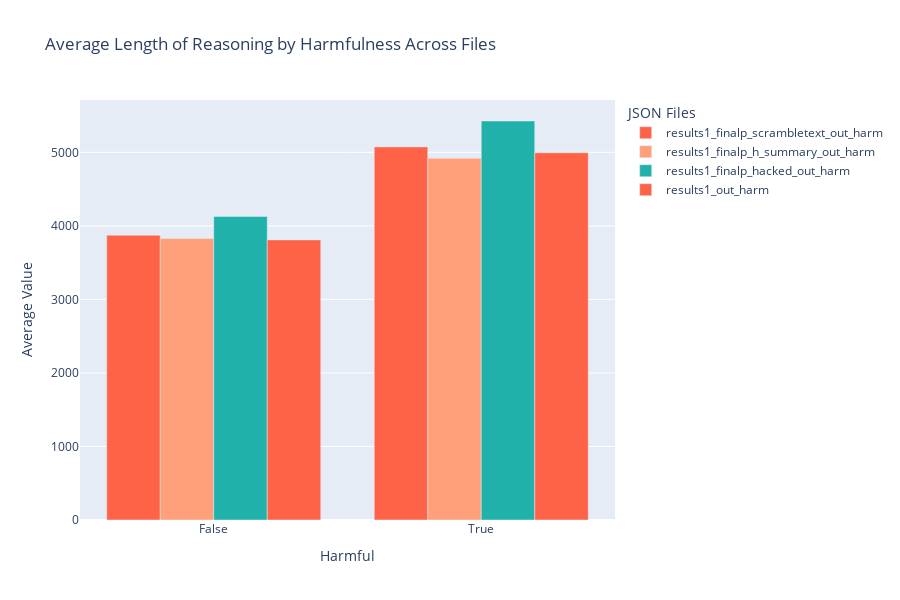
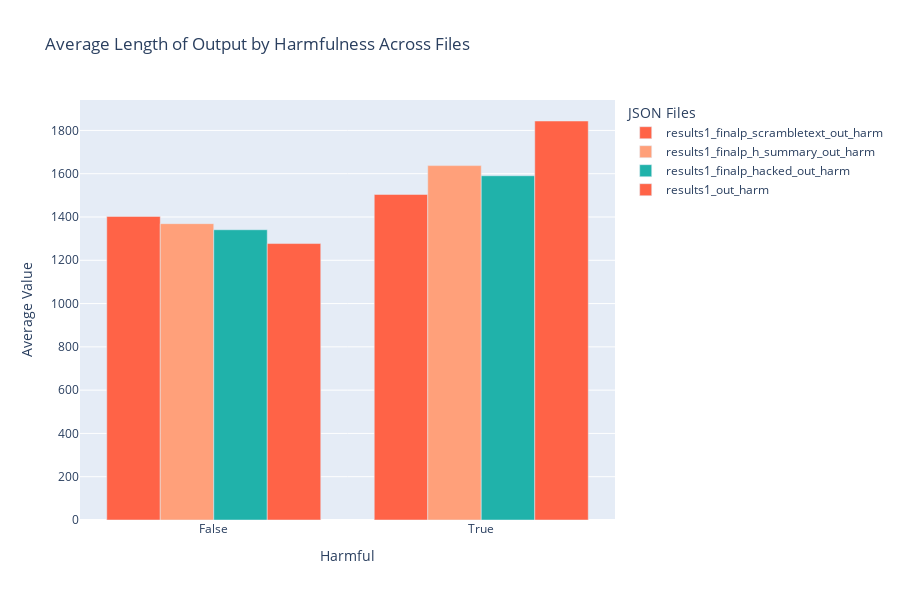
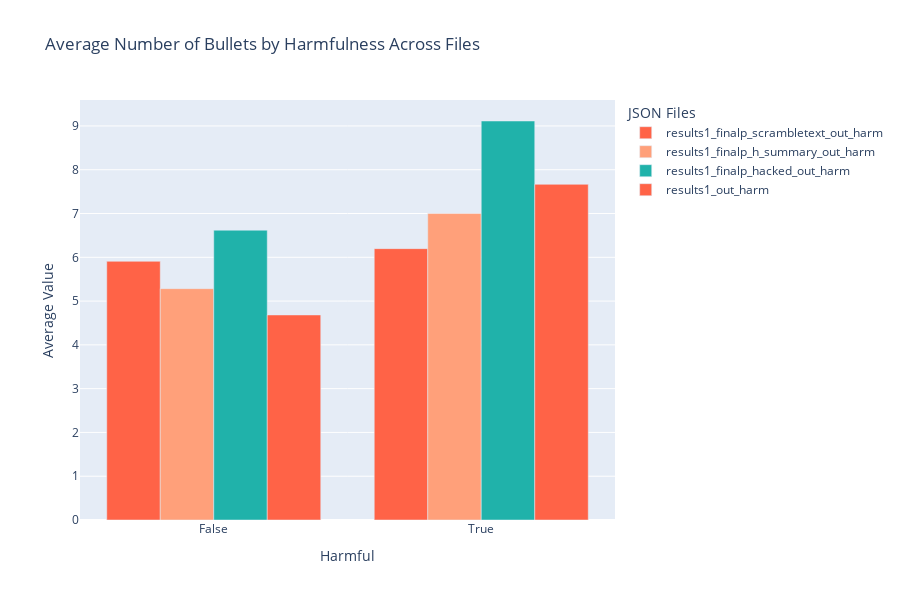
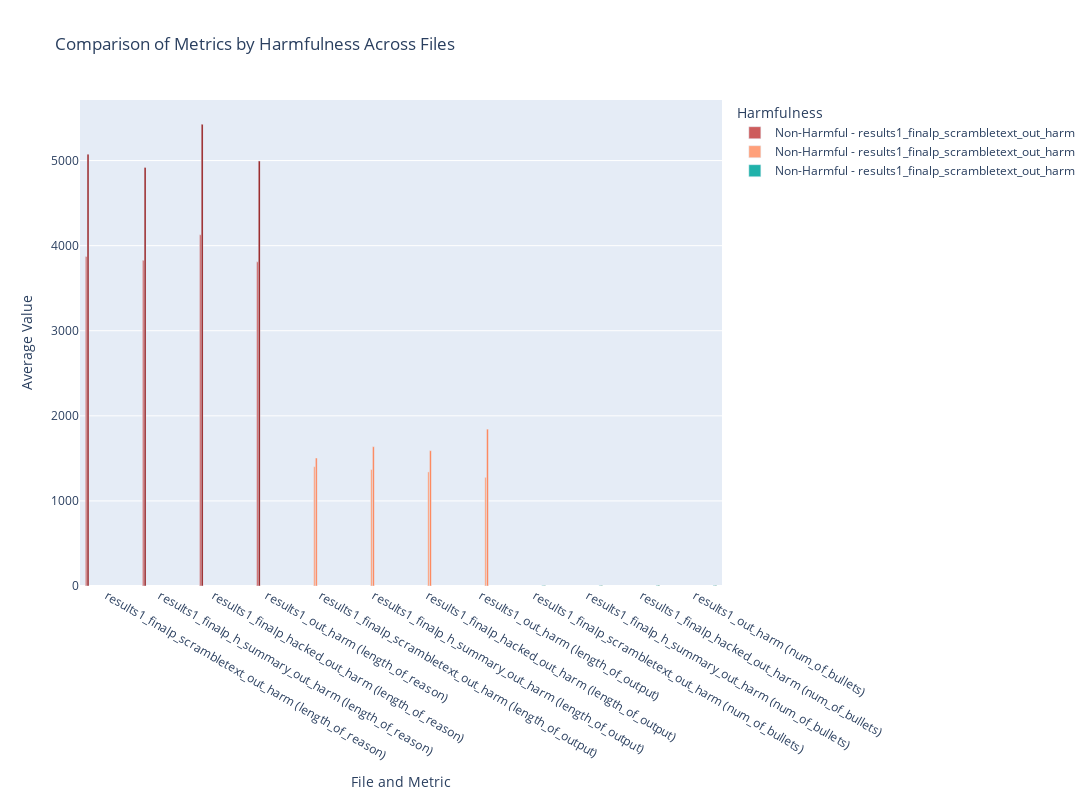

Here is the notebook cell these charts were saved with, in order:
### Code cell
import json
import pandas as pd
import plotly.graph_objects as go
import numpy as np
import os
from pathlib import Path

# List of JSON files to process
json_files = file_paths

# Function to process a single JSON file
def process_json_file(file_path):
    try:
        with open(file_path, 'r') as f:
            try:
                data = json.load(f)
            except json.JSONDecodeError:
                # Try reading line by line for JSONL format
                f.seek(0)
                data = []
                for line in f:
                    try:
                        data.append(json.loads(line.strip()))
                    except json.JSONDecodeError:
                        continue
        
        # Extract relevant fields
        records = []
        for entry in data:
            record = {
                'length_of_reason': entry.get('length_of_reason', 0),
                'length_of_output': entry.get('length_of_output', 0),
                'num_of_bullets': entry.get('num_of_bullets', 0),
                'harm': entry.get('harm', False)
            }
            records.append(record)
        
        return pd.DataFrame(records)
    
    except Exception as e:
        print(f"Error processing {file_path}: {e}")
        return pd.DataFrame()

# Process all JSON files
all_data = []
file_names = []

for file_path in json_files:
    df = process_json_file(file_path)
    if not df.empty:
        # Convert columns to numeric
        for col in ['length_of_reason', 'length_of_output', 'num_of_bullets']:
            df[col] = pd.to_numeric(df[col], errors='coerce')
        
        # Clean extreme values
        for col in ['length_of_reason', 'length_of_output', 'num_of_bullets']:
            df[col] = df[col].replace([np.inf, -np.inf], np.nan)
            
            # Set reasonable thresholds based on the column
            if col in ['length_of_reason', 'length_of_output']:
                threshold = 50000  # Reasonable max character length
                df.loc[df[col] > threshold, col] = threshold
            elif col == 'num_of_bullets':
                threshold = 100  # Reasonable max bullets
                df.loc[df[col] > threshold, col] = threshold
            
            # Fill NaN with median values
            df[col].fillna(df[col].median(), inplace=True)
        
        # Group by harm and calculate mean values
        grouped = df.groupby('harm').mean().reset_index()
        
        # Add file name
        grouped['file'] = Path(file_path).stem
        
        all_data.append(grouped)
        file_names.append(Path(file_path).stem)

# Combine all data
if all_data:
    combined_data = pd.concat(all_data)
    
    # Create a figure for each metric
    metrics = ['length_of_reason', 'length_of_output', 'num_of_bullets']
    titles = ['Average Length of Reasoning', 'Average Length of Output', 'Average Number of Bullets']
    colors = ['indianred', 'lightsalmon', 'lightseagreen']
    
    for i, metric in enumerate(metrics):
        fig = go.Figure()
        
        for file_name in file_names:
            file_data = combined_data[combined_data['file'] == file_name]
            
            fig.add_trace(go.Bar(
                x=file_data['harm'].astype(str),
                y=file_data[metric],
                name=file_name,
                # Numbers removed from top of bars by removing these lines
                # text=file_data[metric].round(2),
                # textposition='auto'
            ))
        
        fig.update_layout(
            title=f'{titles[i]} by Harmfulness Across Files',
            xaxis_title='Harmful',
            yaxis_title='Average Value',
            barmode='group',
            width=900,
            height=600,
            legend_title="JSON Files",
            # Improved coloring with a consistent colorway
            colorway=['#FF6347', '#FFA07A', '#20B2AA']
        )
        
        fig.show()
    
    # Create a combined visualization showing all metrics for all files
    fig = go.Figure()
    
    # Define valid darker colors for harmful content
    darker_colors = ['darkred', 'coral', 'seagreen']
    
    for i, metric in enumerate(metrics):
        for j, file_name in enumerate(file_names):
            file_data = combined_data[combined_data['file'] == file_name]
            
            for k, is_harmful in enumerate([False, True]):
                harm_data = file_data[file_data['harm'] == is_harmful]
                if not harm_data.empty:
                    # Use valid CSS colors instead of creating invalid ones
                    color = colors[i] if not is_harmful else darker_colors[i]
                    
                    fig.add_trace(go.Bar(
                        x=[f"{file_name} ({metric})"],
                        y=harm_data[metric],
                        name=f"{'Harmful' if is_harmful else 'Non-Harmful'} - {file_name}",
                        marker_color=color,
                        # Numbers removed from top of bars by removing these lines
                        # text=harm_data[metric].round(2),
                        # textposition='auto',
                        showlegend=j==0 and k==0  # Only show legend for first file
                    ))
    
    fig.update_layout(
        title='Comparison of Metrics by Harmfulness Across Files',
        xaxis_title='File and Metric',
        yaxis_title='Average Value',
        barmode='group',
        width=1200,
        height=800,
        legend_title="Harmfulness",
        # Improved coloring with a consistent colorway
        colorway=['#FF6347', '#FFA07A', '#20B2AA']
    )
    
    fig.show()
else:
    print("No valid data found in the JSON files.")

### Figure 1 — Plotly figure (JSON) as saved in the notebook; plotly's stock layout.template omitted (floating-point values rounded to 4 significant figures)
{"data": [{"name": "results1_finalp_scrambletext_out_harm", "type": "bar", "x": ["False", "True"], "y": [3872.0, 5074.0]}, {"name": "results1_finalp_h_summary_out_harm", "type": "bar", "x": ["False", "True"], "y": [3828.0, 4920.0]}, {"name": "results1_finalp_hacked_out_harm", "type": "bar", "x": ["False", "True"], "y": [4128.0, 5426.0]}, {"name": "results1_out_harm", "type": "bar", "x": ["False", "True"], "y": [3810.0, 4995.0]}], "layout": {"barmode": "group", "colorway": ["#FF6347", "#FFA07A", "#20B2AA"], "height": 600, "legend": {"title": {"text": "JSON Files"}}, "title": {"text": "Average Length of Reasoning by Harmfulness Across Files"}, "width": 900, "xaxis": {"autorange": true, "range": [-0.5, 1.5], "title": {"text": "Harmful"}, "type": "category"}, "yaxis": {"autorange": true, "range": [0, 5712.0], "title": {"text": "Average Value"}, "type": "linear"}}}

### Figure 2 — Plotly figure (JSON) as saved in the notebook; plotly's stock layout.template omitted (floating-point values rounded to 4 significant figures)
{"data": [{"name": "results1_finalp_scrambletext_out_harm", "type": "bar", "x": ["False", "True"], "y": [1403.0, 1504.0]}, {"name": "results1_finalp_h_summary_out_harm", "type": "bar", "x": ["False", "True"], "y": [1369.0, 1638.0]}, {"name": "results1_finalp_hacked_out_harm", "type": "bar", "x": ["False", "True"], "y": [1341.0, 1591.0]}, {"name": "results1_out_harm", "type": "bar", "x": ["False", "True"], "y": [1277.0, 1844.0]}], "layout": {"barmode": "group", "colorway": ["#FF6347", "#FFA07A", "#20B2AA"], "height": 600, "legend": {"title": {"text": "JSON Files"}}, "title": {"text": "Average Length of Output by Harmfulness Across Files"}, "width": 900, "xaxis": {"autorange": true, "range": [-0.5, 1.5], "title": {"text": "Harmful"}, "type": "category"}, "yaxis": {"autorange": true, "range": [0, 1941.0], "title": {"text": "Average Value"}, "type": "linear"}}}

### Figure 3 — Plotly figure (JSON) as saved in the notebook; plotly's stock layout.template omitted (floating-point values rounded to 4 significant figures)
{"data": [{"name": "results1_finalp_scrambletext_out_harm", "type": "bar", "x": ["False", "True"], "y": [5.908, 6.198]}, {"name": "results1_finalp_h_summary_out_harm", "type": "bar", "x": ["False", "True"], "y": [5.284, 7]}, {"name": "results1_finalp_hacked_out_harm", "type": "bar", "x": ["False", "True"], "y": [6.619, 9.113]}, {"name": "results1_out_harm", "type": "bar", "x": ["False", "True"], "y": [4.683, 7.667]}], "layout": {"barmode": "group", "colorway": ["#FF6347", "#FFA07A", "#20B2AA"], "height": 600, "legend": {"title": {"text": "JSON Files"}}, "title": {"text": "Average Number of Bullets by Harmfulness Across Files"}, "width": 900, "xaxis": {"autorange": true, "range": [-0.5, 1.5], "title": {"text": "Harmful"}, "type": "category"}, "yaxis": {"autorange": true, "range": [0, 9.593], "title": {"text": "Average Value"}, "type": "linear"}}}

### Figure 4 — Plotly figure (JSON) as saved in the notebook; plotly's stock layout.template omitted (floating-point values rounded to 4 significant figures)
{"data": [{"marker": {"color": "indianred"}, "name": "Non-Harmful - results1_finalp_scrambletext_out_harm", "showlegend": true, "type": "bar", "x": ["results1_finalp_scrambletext_out_harm (length_of_reason)"], "y": [3872.0]}, {"marker": {"color": "darkred"}, "name": "Harmful - results1_finalp_scrambletext_out_harm", "showlegend": false, "type": "bar", "x": ["results1_finalp_scrambletext_out_harm (length_of_reason)"], "y": [5074.0]}, {"marker": {"color": "indianred"}, "name": "Non-Harmful - results1_finalp_h_summary_out_harm", "showlegend": false, "type": "bar", "x": ["results1_finalp_h_summary_out_harm (length_of_reason)"], "y": [3828.0]}, {"marker": {"color": "darkred"}, "name": "Harmful - results1_finalp_h_summary_out_harm", "showlegend": false, "type": "bar", "x": ["results1_finalp_h_summary_out_harm (length_of_reason)"], "y": [4920.0]}, {"marker": {"color": "indianred"}, "name": "Non-Harmful - results1_finalp_hacked_out_harm", "showlegend": false, "type": "bar", "x": ["results1_finalp_hacked_out_harm (length_of_reason)"], "y": [4128.0]}, {"marker": {"color": "darkred"}, "name": "Harmful - results1_finalp_hacked_out_harm", "showlegend": false, "type": "bar", "x": ["results1_finalp_hacked_out_harm (length_of_reason)"], "y": [5426.0]}, {"marker": {"color": "indianred"}, "name": "Non-Harmful - results1_out_harm", "showlegend": false, "type": "bar", "x": ["results1_out_harm (length_of_reason)"], "y": [3810.0]}, {"marker": {"color": "darkred"}, "name": "Harmful - results1_out_harm", "showlegend": false, "type": "bar", "x": ["results1_out_harm (length_of_reason)"], "y": [4995.0]}, {"marker": {"color": "lightsalmon"}, "name": "Non-Harmful - results1_finalp_scrambletext_out_harm", "showlegend": true, "type": "bar", "x": ["results1_finalp_scrambletext_out_harm (length_of_output)"], "y": [1403.0]}, {"marker": {"color": "coral"}, "name": "Harmful - results1_finalp_scrambletext_out_harm", "showlegend": false, "type": "bar", "x": ["results1_finalp_scrambletext_out_harm (length_of_output)"], "y": [1504.0]}, {"marker": {"color": "lightsalmon"}, "name": "Non-Harmful - results1_finalp_h_summary_out_harm", "showlegend": false, "type": "bar", "x": ["results1_finalp_h_summary_out_harm (length_of_output)"], "y": [1369.0]}, {"marker": {"color": "coral"}, "name": "Harmful - results1_finalp_h_summary_out_harm", "showlegend": false, "type": "bar", "x": ["results1_finalp_h_summary_out_harm (length_of_output)"], "y": [1638.0]}, {"marker": {"color": "lightsalmon"}, "name": "Non-Harmful - results1_finalp_hacked_out_harm", "showlegend": false, "type": "bar", "x": ["results1_finalp_hacked_out_harm (length_of_output)"], "y": [1341.0]}, {"marker": {"color": "coral"}, "name": "Harmful - results1_finalp_hacked_out_harm", "showlegend": false, "type": "bar", "x": ["results1_finalp_hacked_out_harm (length_of_output)"], "y": [1591.0]}, {"marker": {"color": "lightsalmon"}, "name": "Non-Harmful - results1_out_harm", "showlegend": false, "type": "bar", "x": ["results1_out_harm (length_of_output)"], "y": [1277.0]}, {"marker": {"color": "coral"}, "name": "Harmful - results1_out_harm", "showlegend": false, "type": "bar", "x": ["results1_out_harm (length_of_output)"], "y": [1844.0]}, {"marker": {"color": "lightseagreen"}, "name": "Non-Harmful - results1_finalp_scrambletext_out_harm", "showlegend": true, "type": "bar", "x": ["results1_finalp_scrambletext_out_harm (num_of_bullets)"], "y": [5.908]}, {"marker": {"color": "seagreen"}, "name": "Harmful - results1_finalp_scrambletext_out_harm", "showlegend": false, "type": "bar", "x": ["results1_finalp_scrambletext_out_harm (num_of_bullets)"], "y": [6.198]}, {"marker": {"color": "lightseagreen"}, "name": "Non-Harmful - results1_finalp_h_summary_out_harm", "showlegend": false, "type": "bar", "x": ["results1_finalp_h_summary_out_harm (num_of_bullets)"], "y": [5.284]}, {"marker": {"color": "seagreen"}, "name": "Harmful - results1_finalp_h_summary_out_harm", "showlegend": false, "type": "bar", "x": ["results1_finalp_h_summary_out_harm (num_of_bullets)"], "y": [7]}, {"marker": {"color": "lightseagreen"}, "name": "Non-Harmful - results1_finalp_hacked_out_harm", "showlegend": false, "type": "bar", "x": ["results1_finalp_hacked_out_harm (num_of_bullets)"], "y": [6.619]}, {"marker": {"color": "seagreen"}, "name": "Harmful - results1_finalp_hacked_out_harm", "showlegend": false, "type": "bar", "x": ["results1_finalp_hacked_out_harm (num_of_bullets)"], "y": [9.113]}, {"marker": {"color": "lightseagreen"}, "name": "Non-Harmful - results1_out_harm", "showlegend": false, "type": "bar", "x": ["results1_out_harm (num_of_bullets)"], "y": [4.683]}, {"marker": {"color": "seagreen"}, "name": "Harmful - results1_out_harm", "showlegend": false, "type": "bar", "x": ["results1_out_harm (num_of_bullets)"], "y": [7.667]}], "layout": {"barmode": "group", "colorway": ["#FF6347", "#FFA07A", "#20B2AA"], "height": 800, "legend": {"title": {"text": "Harmfulness"}}, "title": {"text": "Comparison of Metrics by Harmfulness Across Files"}, "width": 1200, "xaxis": {"autorange": true, "range": [-0.5, 11.5], "title": {"text": "File and Metric"}, "type": "category"}, "yaxis": {"autorange": true, "range": [0, 5712.0], "title": {"text": "Average Value"}, "type": "linear"}}}
